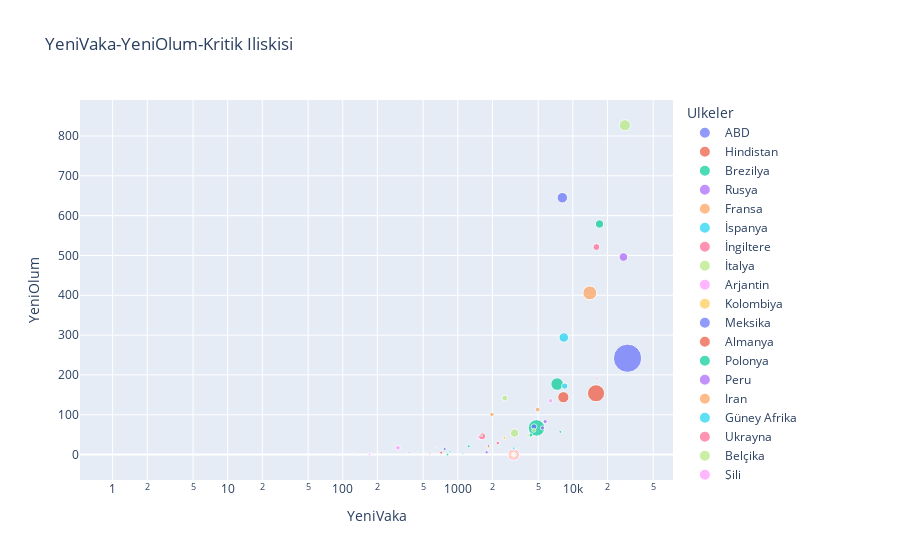

Notebook cell for this chart:
### Code cell
fig = px.scatter(df, x="YeniVaka", y="YeniOlum",size="Kritik", color='Ulkeler', log_x=1,title='YeniVaka-YeniOlum-Kritik Iliskisi')
fig.show()
